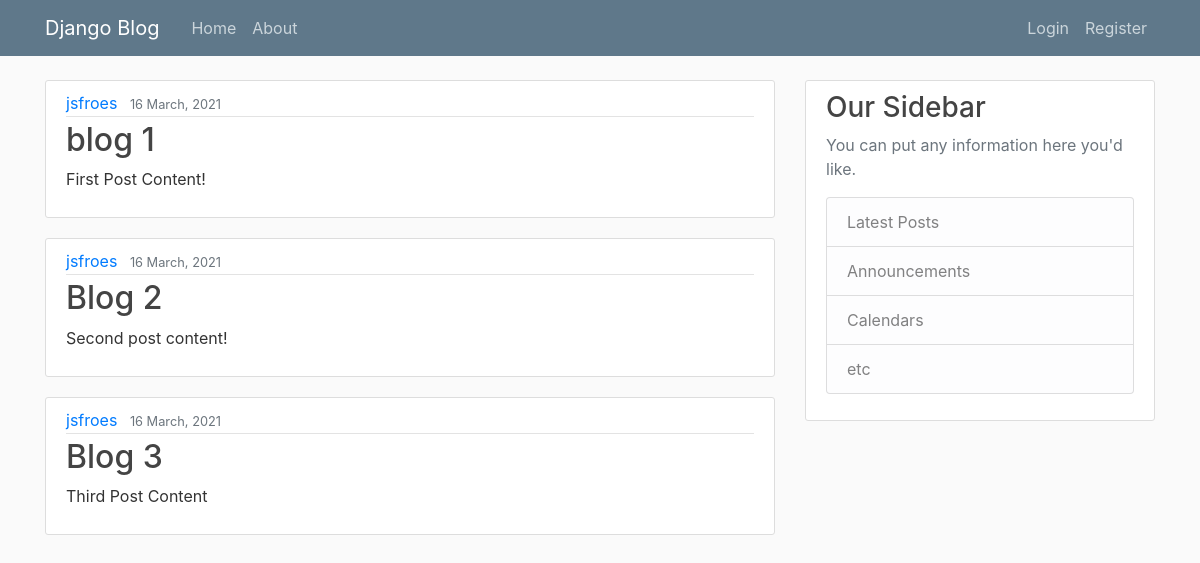
The app's page /, older data.
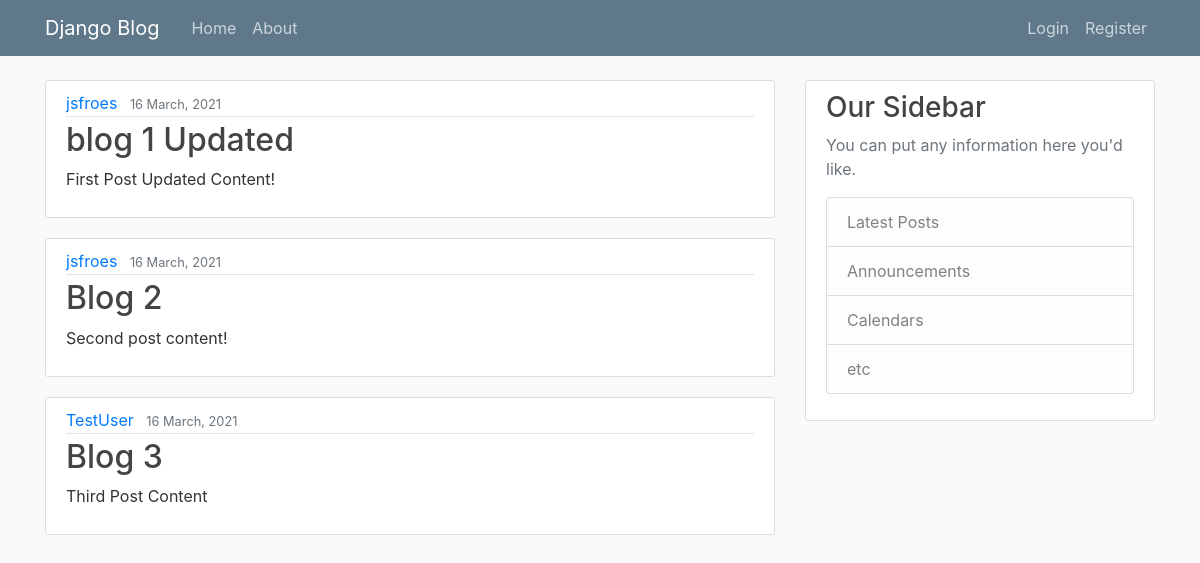
The same page, newer data.
### blog/models.py (models this page shows, shortened)
class Post(models.Model):
    title = models.CharField(max_length=100)
    content = models.TextField()
    date_posted = models.DateTimeField(default=timezone.now) # create the date with the actual date of the post and allow updates
    author = models.ForeignKey(User, on_delete = models.CASCADE) # if a user is deleted, delete the post as well

### blog/views.py (the view)
# urls.py: path('', views.home, name='blog-home'),
def home(req):
    context = {
        'posts': Post.objects.all()
    }
    return render(req, 'blog/home.html', context)

### blog/templates/blog/home.html
{% extends 'blog/base.html' %}
{% block content %}
{% for post in posts %}
<article class="media content-section">
    <div class="media-body">
        <div class="article-metadata">
            <a class="mr-2" href="#">{{ post.author }}</a>
            <small class="text-muted">{{ post.date_posted|date:'d F, Y' }}</small>
        </div>
        <h2><a class="article-title" href="#">{{ post.title }}</a></h2>
        <p class="article-content">{{ post.content }}</p>
    </div>
</article>
{% endfor %}
{% endblock content %}

Row changes from the older to the newer data that the page shows:
changed Post: title "blog 1" → "blog 1 Updated"; content "First Post Content!" → "First Post Updated Content!"
changed Post "Blog 3": author "jsfroes" → "TestUser"
